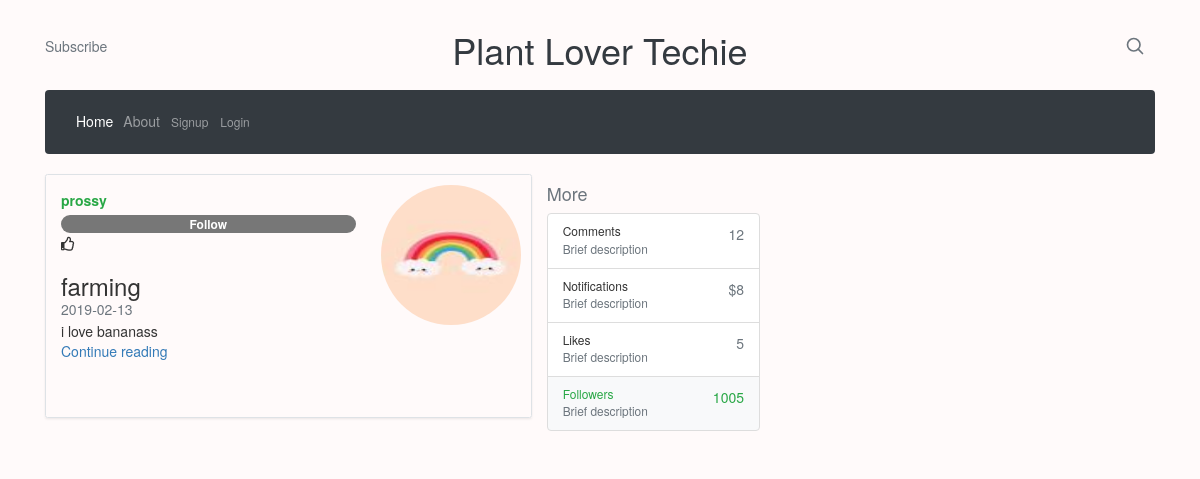
Screenshot of /post/8 with the database file from the repository.
### Flaskblog/models.py (models this page shows, shortened)
class User(db.Model,UserMixin):
    id = db.Column(db.Integer, primary_key=True)
    username = db.Column(db.String(20), unique=True, nullable=False)
    email = db.Column(db.String(20), unique=True, nullable=False)
    image_file = db.Column(db.String(20), nullable=False, default='default.jpeg')
    password = db.Column(db.String(60), nullable=False)
    posts = db.relationship('Post', backref='author', lazy=True)

class Post(db.Model):
    id = db.Column(db.Integer, primary_key=True)
    title = db.Column(db.String(100), unique=True, nullable=False)
    date_posted = db.Column(db.DateTime,nullable=False, default=datetime.utcnow)
    content= db.Column(db.Text, nullable=False)
    user_id = db.Column(db.Integer, db.ForeignKey('user.id'), nullable=False)

### Flaskblog/routes.py (the view)
@app.route('/post/<int:post_id>')
def post(post_id):
    post =Post.query.get_or_404(post_id)
    return render_template('post.html',title=post.title,post=post)

### Flaskblog/templates/post.html (shortened to what this page needs)
{% extends "layout.html" %}
{% block content %}
<div class=" container col-md-8">
    <div class="row no-gutters border rounded overflow-hidden flex-md-row mb-4 shadow-sm h-md-250 position-relative">
      <div class="col p-4 d-flex flex-column position-static">
        <a href="{{url_for('user_posts',username=post.author.username )}}">
          <strong class="d-inline-block mb-2 text-success">{{post.author.username}}</strong></a><span class="badge badge-success">Follow</span>
        <span><i title="like" class="far fa-thumbs-up"></i>
      </span>
        <h3 class="mb-0">{{post.title}}</h3>
        <div class="mb-1 text-muted">{{post.date_posted.strftime('%Y-%m-%d')}}</div>
        <p class="mb-auto">{{post.content}}</p>
        <a href="#" class="stretched-link">Continue reading</a>
      </div>
      <div class="col-auto d-none d-lg-block">
        <img class="rounded-circle"  src="{{url_for('static',filename='profile_pics/' + post.author.image_file)  }}" width="140" height="140">
      </div>
    </div>
{%endblock content%}

### Flaskblog/static/main.css (style rules this page uses)
body { background: snow; }
img { margin: 10px; }

### rows the page displays
User: author.username "prossy", image_file (picture)
Post: title "farming", date_posted "2019-02-13", content "i love bananass"
